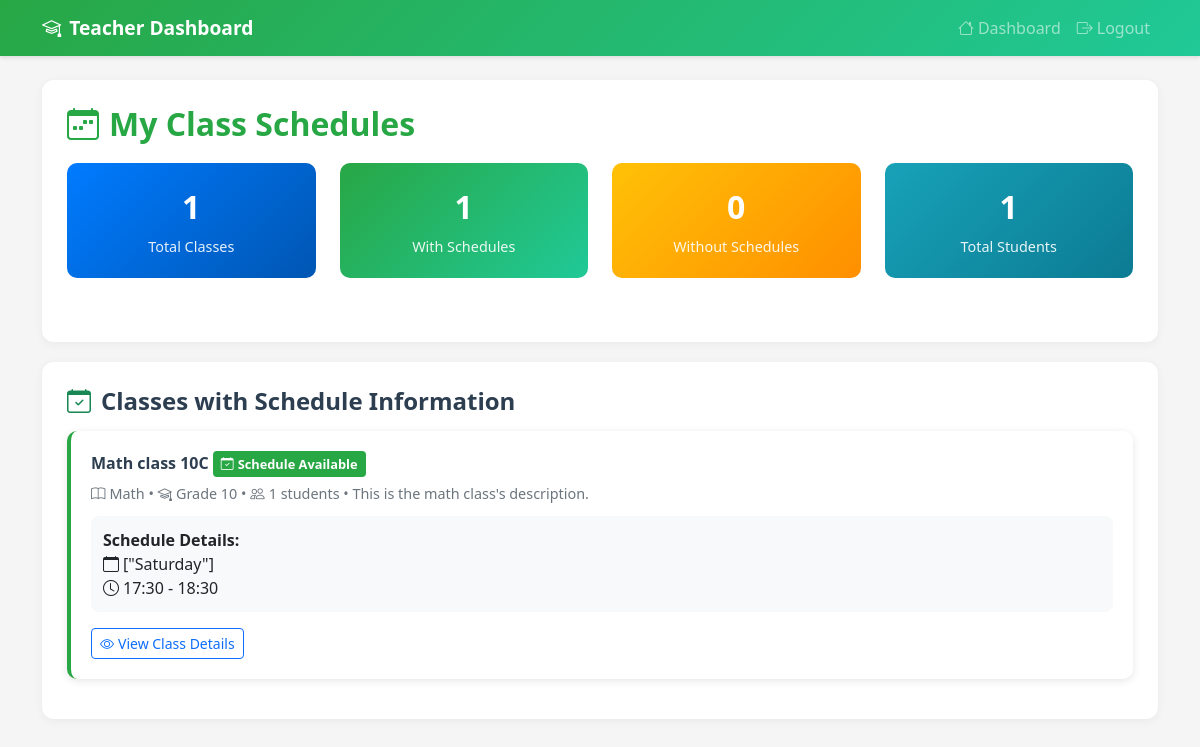
/teacher/schedule (signed in), run on the app's committed database.
### tables this page shows
CREATE TABLE classes (
    id INTEGER PRIMARY KEY AUTOINCREMENT,
    name TEXT NOT NULL,
    subject TEXT,
    grade_level TEXT,
    teacher_id INTEGER,
    description TEXT,
    created_at TIMESTAMP DEFAULT CURRENT_TIMESTAMP,
    type TEXT DEFAULT 'regular',
    status TEXT DEFAULT 'active',
    schedule_days TEXT,
    schedule_time_start TEXT,
    schedule_time_end TEXT,
    section TEXT,
    schedule_pdf_path TEXT,
    meeting_link TEXT,
    max_students INTEGER DEFAULT 30,
    created_by INTEGER,
    updated_by INTEGER,
    updated_on DATETIME,
    created_on DATETIME,
    FOREIGN KEY (teacher_id) REFERENCES users (id)
);

### routes/teacher.py (the view, shortened to what this page needs)
@teacher_bp.route('/schedule')
def schedule():
    if 'role' not in session or session['role'] != 'teacher':
        return redirect(url_for('auth.login'))
    teacher_id = session.get('user_id')
    conn = get_db()
    cur = conn.cursor()
    try:
        cur.execute('''
            SELECT c.id, c.name, c.subject, c.grade_level, c.description, c.section,
                   c.schedule_days, c.schedule_time_start, c.schedule_time_end, c.max_students,
                   COUNT(DISTINCT scm.student_id) as student_count,
                   COUNT(DISTINCT a.id) as assignment_count
            FROM classes c
            JOIN teacher_class_map tcm ON c.id = tcm.class_id
            LEFT JOIN student_class_map scm ON c.id = scm.class_id
            LEFT JOIN assignments a ON c.id = a.class_id
            WHERE tcm.teacher_id = ?
            GROUP BY c.id, c.name, c.subject, c.grade_level, c.description, c.section,
                     c.schedule_days, c.schedule_time_start, c.schedule_time_end, c.max_students
            ORDER BY c.name
        ''', (teacher_id,))
        all_classes = []
        for row in cur.fetchall():
            class_data = {
                'id': row[0],
                'name': row[1],
                'subject': row[2] or 'No Subject',
                'grade_level': row[3],
                'description': row[4],
                'section': row[5],
                'schedule_days': row[6],
                'schedule_time_start': row[7],
                'schedule_time_end': row[8],
                'max_students': row[9] or 0,
                'student_count': row[10] or 0,
                'assignment_count': row[11] or 0
            }
            all_classes.append(class_data)
        classes_with_schedules = []
        classes_without_schedules = []
        for class_data in all_classes:
            if class_data['schedule_days'] or class_data['schedule_time_start']:
                classes_with_schedules.append(class_data)
            else:
                classes_without_schedules.append(class_data)
        total_classes = len(all_classes)
        total_students = sum(cls['student_count'] for cls in all_classes)
        stats = {
            'total_classes': total_classes,
            'classes_with_pdf': len(classes_with_schedules),  # Classes with schedule info
            'classes_without_pdf': len(classes_without_schedules),  # Classes without schedule info
            'total_students': total_students
        }
        return render_template('teacher/schedule.html',
                             stats=stats,
                             classes_with_schedules=classes_with_schedules,
                             classes_without_schedules=classes_without_schedules)
    finally:
        conn.close()

### routes/teacher.py (called while the page is built)
def get_db():
    return sqlite3.connect('users.db')

### templates/teacher/schedule.html (shortened to what this page needs)
<!DOCTYPE html>
<html lang="en">
<head>
    <link href="https://cdn.jsdelivr.net/npm/bootstrap@5.3.0/dist/css/bootstrap.min.css" rel="stylesheet">
    <link href="https://cdn.jsdelivr.net/npm/bootstrap-icons@1.10.0/font/bootstrap-icons.css" rel="stylesheet">
</head>
<body>
    <nav class="navbar navbar-expand-lg navbar-dark">
        <div class="container">
            <a class="navbar-brand" href="{{ url_for('teacher.dashboard') }}">
                <i class="bi bi-mortarboard me-2"></i>Teacher Dashboard
            </a>
            <div class="navbar-nav ms-auto">
                <a class="nav-link" href="{{ url_for('teacher.dashboard') }}">
                    <i class="bi bi-house me-1"></i>Dashboard
                </a>
                <a class="nav-link" href="{{ url_for('auth.logout') }}">
                    <i class="bi bi-box-arrow-right me-1"></i>Logout
                </a>
            </div>
        </div>
    </nav>
    <div class="container my-4">
        <div class="content-card">
            <h2 class="page-title">
                <i class="bi bi-calendar-week"></i>My Class Schedules
            </h2>
            <div class="row mb-4">
                <div class="col-md-3">
                    <div class="stat-card">
                        <div class="stat-number">{{ stats.total_classes }}</div>
                        <div class="stat-label">Total Classes</div>
                    </div>
                </div>
                <div class="col-md-3">
                    <div class="stat-card" style="background: linear-gradient(135deg, #28a745, #20c997);">
                        <div class="stat-number">{{ stats.classes_with_pdf }}</div>
                        <div class="stat-label">With Schedules</div>
                    </div>
                </div>
                <div class="col-md-3">
                    <div class="stat-card" style="background: linear-gradient(135deg, #ffc107, #ff8f00);">
                        <div class="stat-number">{{ stats.classes_without_pdf }}</div>
                        <div class="stat-label">Without Schedules</div>
                    </div>
                </div>
                <div class="col-md-3">
                    <div class="stat-card" style="background: linear-gradient(135deg, #17a2b8, #0c7b93);">
                        <div class="stat-number">{{ stats.total_students }}</div>
                        <div class="stat-label">Total Students</div>
                    </div>
                </div>
            </div>
        </div>
        {% if classes_with_schedules %}
        <div class="content-card">
            <h4 class="section-title">
                <i class="bi bi-calendar-check text-success"></i>Classes with Schedule Information
            </h4>
            {% for class in classes_with_schedules %}
            <div class="class-card">
                <div class="class-title">
                    <div>
                        {{ class.name }}
                        <span class="schedule-badge">
                            <i class="bi bi-calendar-check me-1"></i>Schedule Available
                        </span>
                    </div>
                </div>
                <div class="class-meta">
                    {% if class.subject %}
                        <i class="bi bi-book me-1"></i>{{ class.subject }}
                    {% endif %}
                    {% if class.grade_level %}
                        • <i class="bi bi-mortarboard me-1"></i>Grade {{ class.grade_level }}
                    {% endif %}
                    • <i class="bi bi-people me-1"></i>{{ class.student_count }} students
                    {% if class.description %}
                        • {{ class.description }}
                    {% endif %}
                </div>
                {% if class.schedule_days or class.schedule_time_start %}
                <div class="schedule-info">
                    <strong>Schedule Details:</strong><br>
                    {% if class.schedule_days %}
                        <i class="bi bi-calendar me-1"></i>{{ class.schedule_days }}
                    {% endif %}
                    {% if class.schedule_time_start and class.schedule_time_end %}
                        <br><i class="bi bi-clock me-1"></i>{{ class.schedule_time_start }} - {{ class.schedule_time_end }}
                    {% endif %}
                </div>
                {% endif %}
                <div class="mt-3">
                    <a href="{{ url_for('teacher.my_classes') }}" class="btn btn-sm btn-outline-primary">
                        <i class="bi bi-eye me-1"></i>View Class Details
                    </a>
                </div>
            </div>
            {% endfor %}
        </div>
        {% endif %}
    </div>
</body>
</html>

### templates/teacher/schedule.html (style rules this page uses)
body { background-color: #f5f5f5; font-family: 'Segoe UI', Tahoma, Geneva, Verdana, sans-serif; }
.navbar { background: linear-gradient(135deg, #28a745, #20c997) !important; box-shadow: 0 2px 4px rgba(0,0,0,0.1); }
.navbar-brand { font-weight: 600; font-size: 1.2rem; }
.content-card { background: white; border-radius: 12px; padding: 25px; margin-bottom: 20px; box-shadow: 0 2px 10px rgba(0,0,0,0.05); }
.page-title { color: #28a745; font-weight: 600; margin-bottom: 20px; display: flex; align-items: center; gap: 10px; }
.stat-card { background: linear-gradient(135deg, #007bff, #0056b3); color: white; border-radius: 10px; padding: 20px; text-align: center; margin-bottom: 15px; }
.stat-number { font-size: 2rem; font-weight: 700; margin-bottom: 5px; }
.stat-label { font-size: 0.9rem; opacity: 0.9; }
.class-card { background: white; border-radius: 10px; padding: 20px; margin-bottom: 15px; box-shadow: 0 2px 8px rgba(0,0,0,0.1); border-left: 4px solid #28a745; transition: transform 0.2s; }
.class-title { color: #2c3e50; font-weight: 600; margin-bottom: 8px; display: flex; justify-content: space-between; align-items: center; }
.class-meta { color: #6c757d; font-size: 0.9rem; margin-bottom: 12px; }
.schedule-info { background: #f8f9fa; border-radius: 8px; padding: 12px; margin-bottom: 15px; }
.schedule-badge { background-color: #28a745; color: white; padding: 4px 8px; border-radius: 4px; font-size: 0.8rem; margin-right: 8px; }
.section-title { color: #2c3e50; font-weight: 600; margin-bottom: 15px; display: flex; align-items: center; gap: 10px; }

### data on the page
classes: name "Math class 10C", subject "Math", grade_level "10", student_count "1", description "This is the math class's description.", schedule_days "[\"Saturday\"]", schedule_time_start "17:30", schedule_time_end "18:30"

### other printed values
{{ stats.total_classes }} "1"
{{ stats.classes_with_pdf }} "1"
{{ stats.classes_without_pdf }} "0"
{{ stats.total_students }} "1"
